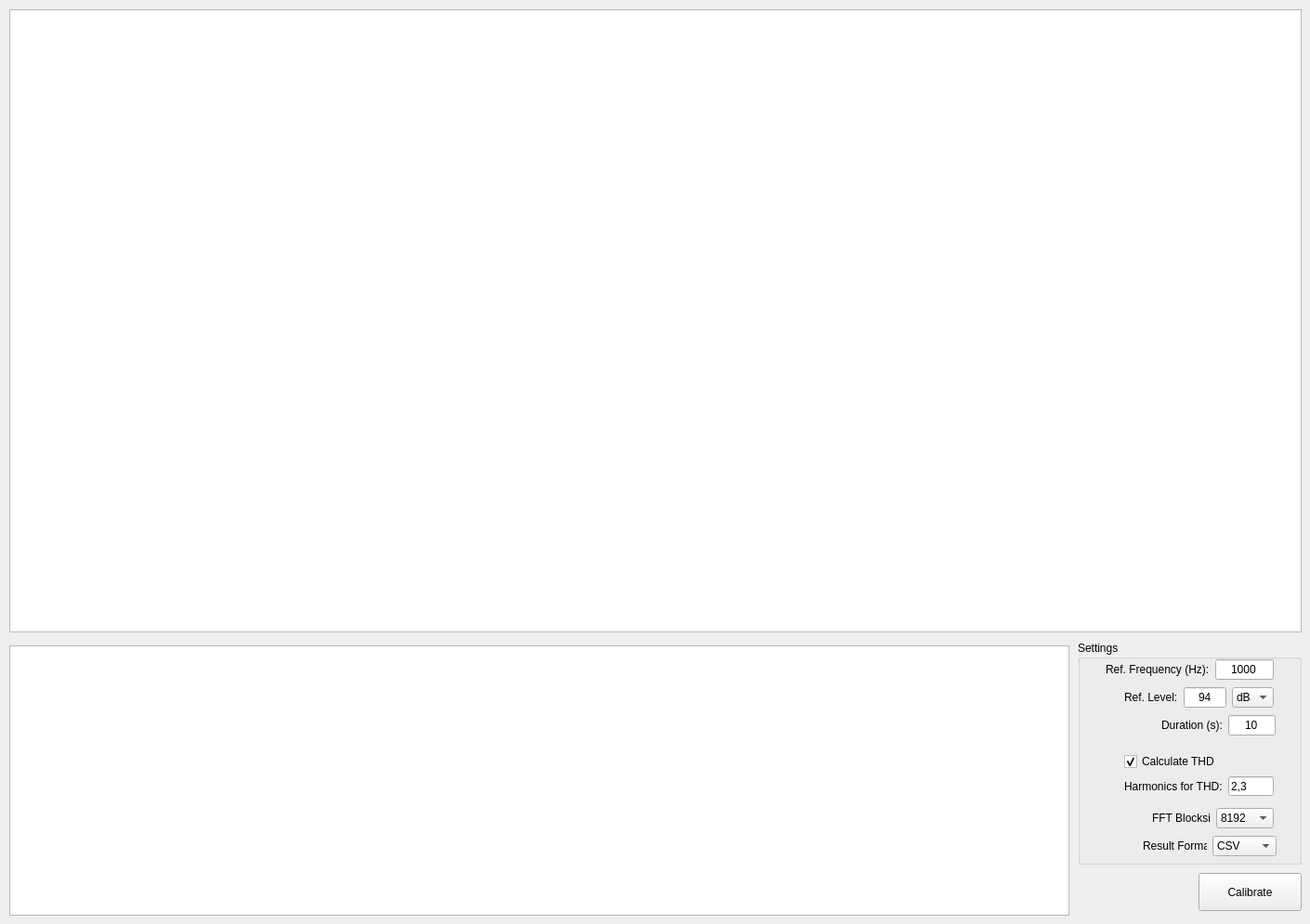
   <widget class="QWidget" name="tab_2">
    <attribute name="title">
     <string>Input Channel Calibration</string>
    </attribute>
    <widget class="GraphicsLayoutWidget" name="graphicsView_InputCalibration">
     <property name="geometry">
      <rect>
       <x>10</x>
       <y>10</y>
       <width>1391</width>
       <height>671</height>
      </rect>
     </property>
    </widget>
    <widget class="QPushButton" name="pushButton_InputCalibration">
     <property name="geometry">
      <rect>
       <x>1290</x>
       <y>940</y>
       <width>111</width>
       <height>41</height>
      </rect>
     </property>
     <property name="text">
      <string>Calibrate</string>
     </property>
    </widget>
    <widget class="QListWidget" name="listWidget_InputCalibration">
     <property name="geometry">
      <rect>
       <x>10</x>
       <y>695</y>
       <width>1141</width>
       <height>291</height>
      </rect>
     </property>
    </widget>
    <widget class="QGroupBox" name="groupBox_InputCalibration">
     <property name="geometry">
      <rect>
       <x>1160</x>
       <y>690</y>
       <width>241</width>
       <height>241</height>
      </rect>
     </property>
     <property name="title">
      <string>Settings</string>
     </property>
     <widget class="QWidget" name="layoutWidget">
      <property name="geometry">
       <rect>
        <x>30</x>
        <y>20</y>
        <width>181</width>
        <height>22</height>
       </rect>
      </property>
      <layout class="QHBoxLayout" name="horizontalLayout_1">
       <item>
        <widget class="QLabel" name="label_RefFrequency">
         <property name="text">
          <string>Ref. Frequency (Hz):</string>
         </property>
        </widget>
       </item>
       <item>
        <widget class="QLineEdit" name="lineEdit_RefFrequency">
         <property name="text">
          <string>1000</string>
         </property>
         <property name="alignment">
          <set>Qt::AlignCenter</set>
         </property>
        </widget>
       </item>
      </layout>
     </widget>
     <widget class="QWidget" name="layoutWidget">
      <property name="geometry">
       <rect>
        <x>50</x>
        <y>50</y>
        <width>161</width>
        <height>22</height>
       </rect>
      </property>
      <layout class="QHBoxLayout" name="horizontalLayout_2">
       <item>
        <widget class="QLabel" name="label_RefLevel">
         <property name="text">
          <string>Ref. Level:</string>
         </property>
        </widget>
       </item>
       <item>
        <widget class="QLineEdit" name="lineEdit_RefLevel">
         <property name="text">
          <string>94</string>
         </property>
         <property name="alignment">
          <set>Qt::AlignCenter</set>
         </property>
        </widget>
       </item>
       <item>
        <widget class="QComboBox" name="comboBox_RefLevelUnit">
         <item>
          <property name="text">
           <string>dB</string>
          </property>
         </item>
         <item>
          <property name="text">
           <string>Pa</string>
          </property>
         </item>
        </widget>
       </item>
      </layout>
     </widget>
     <widget class="QWidget" name="layoutWidget">
      <property name="geometry">
       <rect>
        <x>90</x>
        <y>80</y>
        <width>123</width>
        <height>22</height>
       </rect>
      </property>
      <layout class="QHBoxLayout" name="horizontalLayout_3">
       <item>
        <widget class="QLabel" name="label_Duration_InputCalibration">
         <property name="text">
          <string>Duration (s):</string>
         </property>
        </widget>
       </item>
       <item>
        <widget class="QLineEdit" name="lineEdit_Duration_InputCalibration">
         <property name="text">
          <string>10</string>
         </property>
         <property name="alignment">
          <set>Qt::AlignCenter</set>
         </property>
        </widget>
       </item>
      </layout>
     </widget>
     <widget class="QWidget" name="layoutWidget">
      <property name="geometry">
       <rect>
        <x>70</x>
        <y>210</y>
        <width>144</width>
        <height>22</height>
       </rect>
      </property>
      <layout class="QHBoxLayout" name="horizontalLayout_4">
       <item>
        <widget class="QLabel" name="label_ResultFormat_InputCalibration">
         <property name="text">
          <string>Result Format:</string>
         </property>
        </widget>
       </item>
       <item>
        <widget class="QComboBox" name="comboBox_ResultsFormat_InputCalibration">
         <item>
          <property name="text">
           <string>CSV</string>
          </property>
         </item>
         <item>
          <property name="text">
           <string>XML</string>
          </property>
         </item>
         <item>
          <property name="text">
           <string>MATLAB</string>
          </property>
         </item>
        </widget>
       </item>
      </layout>
     </widget>
     <widget class="QWidget" name="layoutWidget">
      <property name="geometry">
       <rect>
        <x>80</x>
        <y>180</y>
        <width>131</width>
        <height>22</height>
       </rect>
      </property>
      <layout class="QHBoxLayout" name="horizontalLayout_5">
       <item>
        <widget class="QLabel" name="label_FFTBlocksize">
         <property name="text">
          <string>FFT Blocksize:</string>
         </property>
        </widget>
       </item>
       <item>
        <widget class="QComboBox" name="comboBox_FFTBlocksize">
         <property name="currentIndex">
          <number>3</number>
         </property>
         <item>
          <property name="text">
           <string>1024</string>
          </property>
         </item>
         <item>
          <property name="text">
           <string>2048</string>
          </property>
         </item>
         <item>
          <property name="text">
           <string>4096</string>
          </property>
         </item>
         <item>
          <property name="text">
           <string>8192</string>
          </property>
         </item>
         <item>
          <property name="text">
           <string>16384</string>
          </property>
         </item>
        </widget>
       </item>
      </layout>
     </widget>
     <widget class="QWidget" name="layoutWidget">
      <property name="geometry">
       <rect>
        <x>50</x>
        <y>120</y>
        <width>161</width>
        <height>47</height>
       </rect>
      </property>
      <layout class="QVBoxLayout" name="verticalLayout_1">
       <item>
        <widget class="QCheckBox" name="checkBox_HarmonicsTHD">
         <property name="text">
          <string>Calculate THD</string>
         </property>
         <property name="checked">
          <bool>true</bool>
         </property>
        </widget>
       </item>
       <item>
        <layout class="QHBoxLayout" name="horizontalLayout_6">
         <item>
          <widget class="QLabel" name="label_HarmonicsTHD">
           <property name="text">
            <string>Harmonics for THD:</string>
           </property>
          </widget>
         </item>
         <item>
          <widget class="QLineEdit" name="lineEdit_HarmonicsTHD">
           <property name="text">
            <string>2,3</string>
           </property>
          </widget>
         </item>
        </layout>
       </item>
      </layout>
     </widget>
    </widget>
   </widget>
